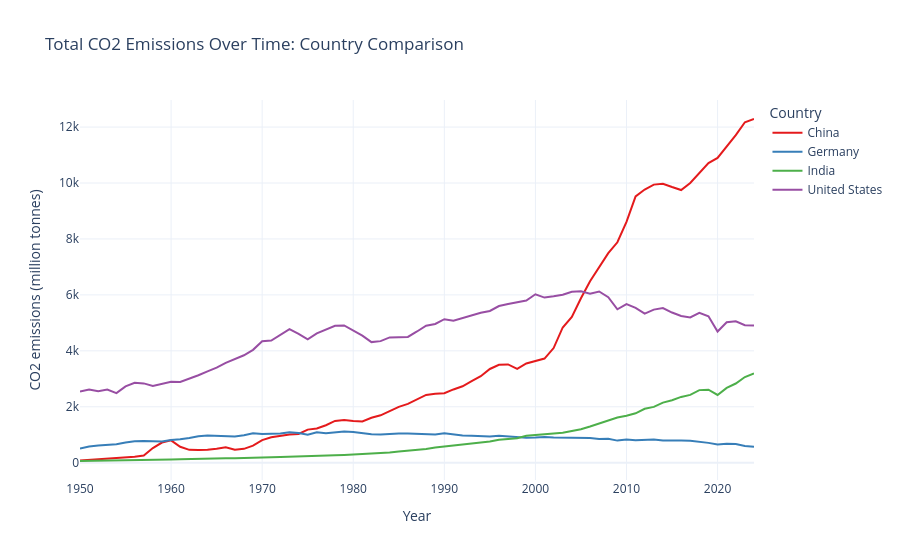
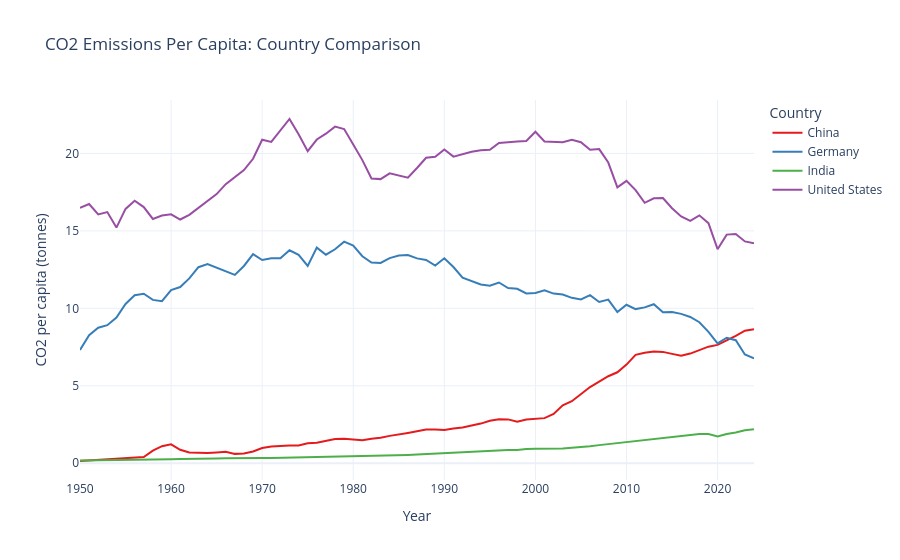

Notebook code cell kept with these figures, in order:
### Code cell
# Comparison charts, sample 1: the dashboard's default comparison set.
comparison_fig, per_capita_fig = make_comparison_charts(
    df, ["United States", "China", "India", "Germany"]
)
display(comparison_fig)
display(per_capita_fig)
